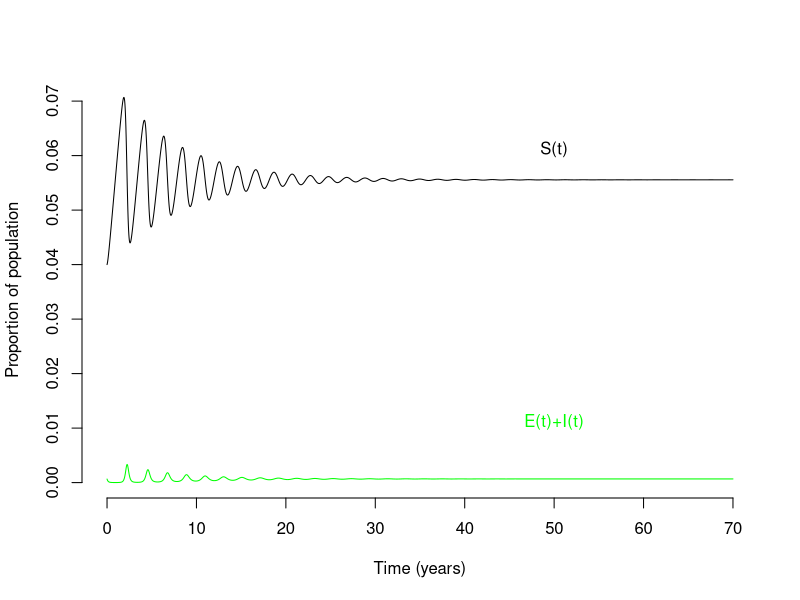
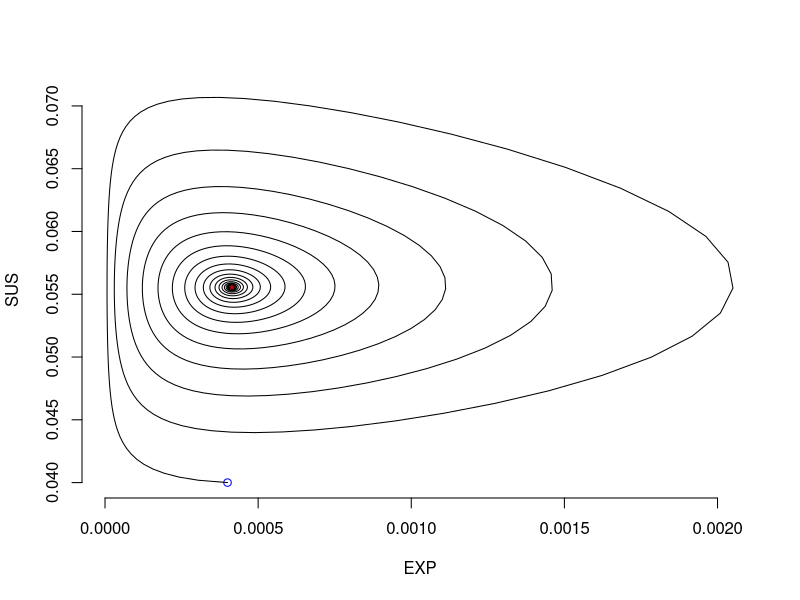
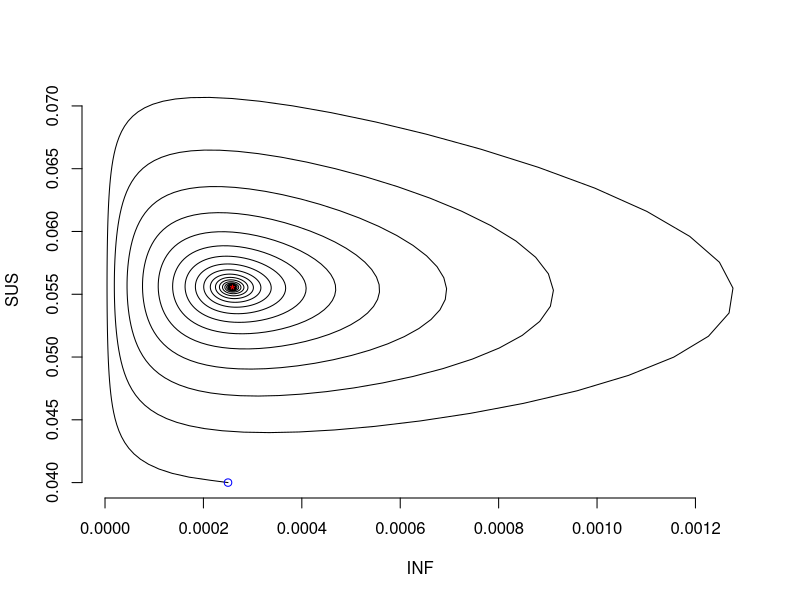

R code for these plots, in order:
# seir.R
# JRCP 06.05.09
# Updated for 2012
#
# NOTE: The model and parameters used in this tutorial modified from:
#
# Earn et al. _A Simple Model for Complex Dynamical Transitions in Epidemics._
# 2000; Science 287: 667-670; DOI: 10.1126/science.287.5453.667

beta_calc <- function(
  R_0, mu = 0.02 / 365.25, sigma = 1 / 8, gamma = 1 / 5
) {
  R_0 / ((sigma / (mu + sigma)) * (1 / (mu + gamma)))
}

S.star <- function(
  beta, N, mu = 0.02 / 365.25, sigma = 1 / 8, gamma = 1 / 5
) {
  N * ((mu + sigma) / beta) * ((mu + gamma) / sigma)
}

E.star <- function(
  beta, N, mu = 0.02 / 365.25, sigma = 1 / 8, gamma = 1 / 5
) {
  mu * (N - S.star(beta, N, mu, sigma, gamma)) / (mu + sigma)
}

I.star <- function(
  beta, N, mu = 0.02 / 365.25, sigma = 1 / 8, gamma = 1 / 5
) {
  (sigma / (mu + gamma)) * E.star(beta, N, mu, sigma, gamma)
}

R.star <- function(
  beta, N, mu = 0.02 / 365.25, sigma = 1 / 8, gamma = 1 / 5
) {
  (gamma / mu) * I.star(beta, N, mu, sigma, gamma)
}

N0 <- 500000

S.star(beta_calc(13), N0) +
  E.star(beta_calc(13), N0) +
  I.star(beta_calc(13), N0) +
  R.star(beta_calc(13), N0)

S.star(beta_calc(18), N0)
E.star(beta_calc(18), N0)
I.star(beta_calc(18), N0)
R.star(beta_calc(18), N0)

E.star(beta_calc(13), N0) + I.star(beta_calc(13), N0)

E.star(beta_calc(18), 300000) + I.star(beta_calc(18), 300000)

E.star(beta_calc(13), 7200) + I.star(beta_calc(13), 7200)
E.star(beta_calc(18), 7200) + I.star(beta_calc(18), 7200)

## NOTE: The rest of the script is used for the BONUS question.
## You are encouraged to continue commenting the script below this
## line but you should first complete benchmark questions 3 and
## 4 to ensure that you have mastered the script up to this point.

library(deSolve)

seir <- function(t, y, params) {
	S <- y[1]
	E <- y[2]
	I <- y[3]
	R <- y[4]

	beta <- params["beta"]
	N <- params["N"]
	mu <- params["mu"]
	sigma <- params["sigma"]
	gamma <- params["gamma"]
	nu <- mu * N

	dSdt <- nu - (beta * S * I / N) - (mu * S)
	dEdt <- (beta * S * I / N) - (mu * E) - (sigma * E)
	dIdt <- (sigma * E) - (mu * I) - (gamma * I)
	dRdt <- (gamma * I) - (mu * R)

	return(list(c(dSdt, dEdt, dIdt, dRdt)))
}

## Note that N0 is defined earlier in the script as 500,000.

param_vals <- c(
  beta = beta_calc(18), N = N0, mu = 0.02 / 365.25, sigma = 1 / 8, gamma = 1 / 5
)

times <- seq(0, 70 * 365, 10)

S0 <- 20000
E0 <- 200
I0 <- 125

## Stop and think about this. What is the level of immunity in
## the population for these initial conditions and a population
## size N0?

init <- c(sus = S0, exp = E0, inf = I0, rec = N0 - S0 - E0 -I0)

tc <- data.frame(lsoda(init, times, seir, param_vals))

plot(x = tc$time/365, y = tc$sus / N0,
	type = "l", xlab = "Time (years)", ylab = "Proportion of population",
	bty = "n", ylim = c(0, max(tc$sus / N0))
)
text(50, 1.1 * S.star(beta_calc(18), N0) / N0, "S(t)")
lines(tc$time / 365, (tc$exp + tc$inf) / N0, col = "green")
text(50, 0.2 * S.star(beta_calc(18), N0) / N0, "E(t)+I(t)", col = "green")

plot(tc$exp / N0, tc$sus / N0, type = "l", xlab = "EXP", ylab = "SUS", bty = "n")
points(E.star(beta_calc(18), N0) / N0, S.star(beta_calc(18), N0) / N0, pch = "*", col = "red")
points(E0 / N0, S0 / N0, col = "blue")

plot(tc$inf / N0, tc$sus / N0, type = "l", xlab = "INF", ylab = "SUS", bty = "n")
points(I.star(beta_calc(18), N0) / N0, S.star(beta_calc(18) , N0) / N0, pch = "*", col = "red")
points(I0 / N0, S0 / N0, col = "blue")

#' @section Benchmark Questions
#'
#' @question Comments?
#' This file contains code related to the SEIR model presented lectures, but the
#' code does not include any commenting. Add comments that describe the code
#' presented in seir.R. Make sure you understand each part of every line of the
#' code. You should be able to find the necessary information in the help files
#' for the `deSolve` library and the `lsoda()` function, but if anything also
#' feel free to ask the faculty or mentors for clarification.
#'
#' @question
#'
#' Recall in today's class on Dynamics of Directly Transmitted Pathogens, we
#' examined for R0 (13, 18), the transmission rate in a population of 7,200 people,
#' and the total number of infected persons (E* + I*), Now:
#' Use the functions E.star() and I.star() to fill in the missing parts of the
#' table on Slide 32-33 from this morning’s lecture:
#' That is, calculate the transmission rate (beta) and the endemic equilibrium value for the number of infected
#' (exposed/latent + infectious) individuals in a population of 300,000 with an
#' R0 of 13 and in a population of 500,000 with an R0 of 18.
#'
#' @question
#' 
#' Write a new function that calculates the number of infected
#' individuals the endemic equilibrium value for the number of infected
#' (exposed/latent + infectious) individuals in a population from the arguments
#' population.size and reproduction.number
#'
#' @tip
#' 
#' answer should look like the following:

ei.star <- function(population.size, R0) {
	ouptut <- `????` # some code here
	return(output)
}

#' @question BONUS
#'
#' Using the seir() function as template, create a new function seir.seasonal()
#' that allows beta to vary with time. Define beta as a sinusoidal wave with a
#' period of 1 year, an amplitude of 0.08*β, and a mean value that would give
#' an R0 value of 18 for the non-seasonal model.
